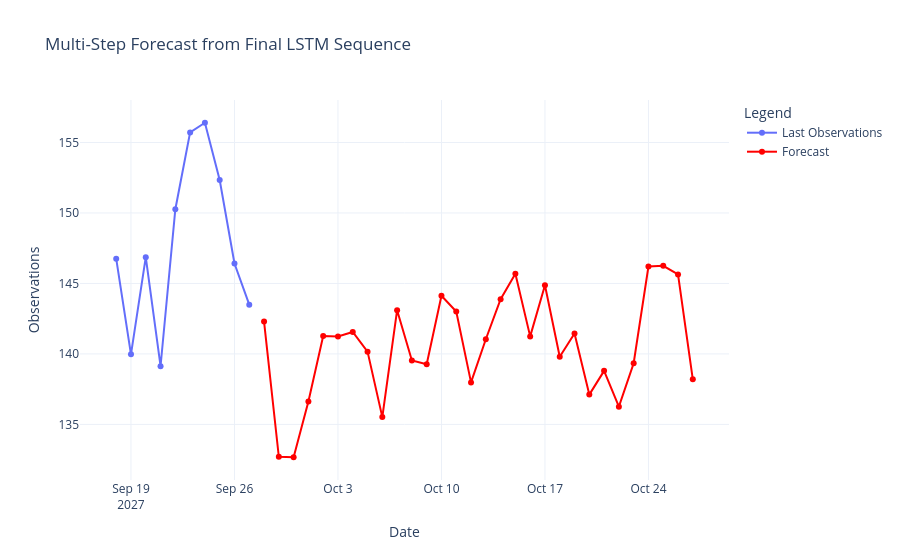

The notebook cell saved with this chart:
### Code cell
# Define last_date as the last date in the DataFrame's index
last_date = df.index[-1]

# Create future date range
future_dates = pd.date_range(start=last_date + pd.Timedelta(days=1), periods=len(future_predictions), freq="D")

# Ensure recent_dates and recent_values lengths match
recent_dates = pd.date_range(end=last_date, periods=10, freq="D")

# actual vs predicted
# Ensure all arrays have the same length
min_length = min(len(recent_dates), len(recent_values.flatten()), len(future_dates), len(future_predictions))

data = pd.DataFrame({
	"recent_dates": recent_dates[-min_length:],  # Trim to match the minimum length
	"recent_values": recent_values.flatten()[-min_length:],  # Trim to match the minimum length
	"future_dates": future_dates[:min_length],  # Trim to match the minimum length
	"future_predictions": future_predictions[:min_length]  # Trim to match the minimum length
})
print(data.head(10))

# Plot
fig = go.Figure()

fig.add_trace(go.Scatter(
    x=recent_dates,
    y=recent_values,
    mode='lines+markers',
    name='Last Observations'
))

fig.add_trace(go.Scatter(
    x=future_dates,
    y=future_predictions,
    mode='lines+markers',
    name='Forecast',
    line=dict(color='red')
))

fig.update_layout(
    title="Multi-Step Forecast from Final LSTM Sequence",
    xaxis_title="Date",
    yaxis_title="Observations",
    legend_title="Legend",
    template="plotly_white"
)

fig.show()

### Figure 1 — Plotly figure (JSON) as saved in the notebook; plotly's stock layout.template omitted (floating-point values rounded to 4 significant figures)
{"data": [{"mode": "lines+markers", "name": "Last Observations", "type": "scatter", "x": ["2027-09-18T00:00:00.000000000", "2027-09-19T00:00:00.000000000", "2027-09-20T00:00:00.000000000", "2027-09-21T00:00:00.000000000", "2027-09-22T00:00:00.000000000", "2027-09-23T00:00:00.000000000", "2027-09-24T00:00:00.000000000", "2027-09-25T00:00:00.000000000", "2027-09-26T00:00:00.000000000", "2027-09-27T00:00:00.000000000"], "y": [146.8, 140.0, 146.9, 139.1, 150.3, 155.7, 156.4, 152.3, 146.4, 143.5]}, {"line": {"color": "red"}, "mode": "lines+markers", "name": "Forecast", "type": "scatter", "x": ["2027-09-28T00:00:00.000000000", "2027-09-29T00:00:00.000000000", "2027-09-30T00:00:00.000000000", "2027-10-01T00:00:00.000000000", "2027-10-02T00:00:00.000000000", "2027-10-03T00:00:00.000000000", "2027-10-04T00:00:00.000000000", "2027-10-05T00:00:00.000000000", "2027-10-06T00:00:00.000000000", "2027-10-07T00:00:00.000000000", "2027-10-08T00:00:00.000000000", "2027-10-09T00:00:00.000000000", "2027-10-10T00:00:00.000000000", "2027-10-11T00:00:00.000000000", "2027-10-12T00:00:00.000000000", "2027-10-13T00:00:00.000000000", "2027-10-14T00:00:00.000000000", "2027-10-15T00:00:00.000000000", "2027-10-16T00:00:00.000000000", "2027-10-17T00:00:00.000000000", "2027-10-18T00:00:00.000000000", "2027-10-19T00:00:00.000000000", "2027-10-20T00:00:00.000000000", "2027-10-21T00:00:00.000000000", "2027-10-22T00:00:00.000000000", "2027-10-23T00:00:00.000000000", "2027-10-24T00:00:00.000000000", "2027-10-25T00:00:00.000000000", "2027-10-26T00:00:00.000000000", "2027-10-27T00:00:00.000000000"], "y": [142.3, 132.7, 132.7, 136.6, 141.3, 141.2, 141.6, 140.2, 135.5, 143.1, 139.5, 139.3, 144.1, 143.0, 138.0, 141.0, 143.9, 145.7, 141.2, 144.9, 139.8, 141.5, 137.1, 138.8, 136.3, 139.3, 146.2, 146.3, 145.6, 138.2]}], "layout": {"legend": {"title": {"text": "Legend"}}, "title": {"text": "Multi-Step Forecast from Final LSTM Sequence"}, "xaxis": {"title": {"text": "Date"}}, "yaxis": {"title": {"text": "Observations"}}}}
